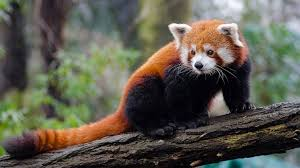
#> input picture examen_final/python/animal_en_extincion.jpg, 300 x 168 px
$ jupyter execute Python.ipynb
#> lines starting #> are read from the running program, lines starting #| are printed output that depends on the picture
[cell 1]
from PIL import Image, ImageFilter
import matplotlib.pyplot as plt

imagen = Image.open("animal_en_extincion.jpg")
#> imagen is the input picture: PIL image 300x168 RGB; mean R, G, B 93.7, 91.1, 79.2

plt.figure(figsize=(12, 4))

plt.subplot(1, 3, 1)
plt.imshow(imagen)
plt.axis("off")
plt.title("Imagen original (RGB)")

suavizada = imagen.filter(ImageFilter.BLUR)
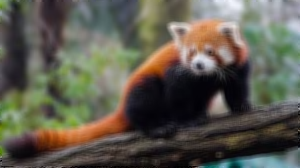
#> suavizada: PIL image 300x168 RGB; mean R, G, B 93.8, 91.2, 79.2

plt.subplot(1, 3, 2)
plt.imshow(suavizada)
plt.axis("off")
plt.title("Suavizada / Blur")

bordes = imagen.filter(ImageFilter.FIND_EDGES)
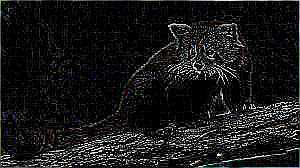
#> bordes: PIL image 300x168 RGB; mean R, G, B 23.4, 23.4, 23.7

plt.subplot(1, 3, 3)
plt.imshow(bordes, cmap="gray")
plt.axis("off")
plt.title("Realce de Bordes")

plt.show()
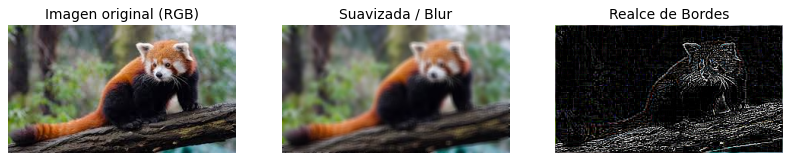
#> figure drawn by matplotlib, 3 panels

En el blur el fondo y el tronco no se distingen bien, mientras que en el realce de bordes el fondo se pierde completamente

[cell 2]
import numpy as np

img_np = np.array(imagen)

R = img_np[:, :, 0]   # Canal Rojo
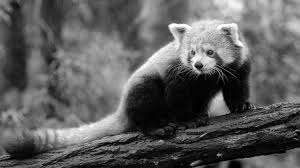
#> R: shape (168, 300); min 0, max 255, mean 93.7
G = img_np[:, :, 1]   # Canal Verde
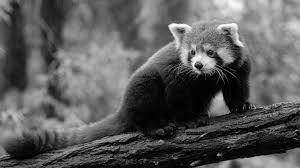
#> G: shape (168, 300); min 0, max 255, mean 91.1
B = img_np[:, :, 2]   # Canal Azul
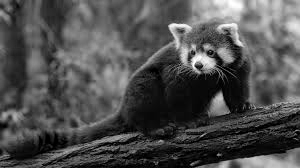
#> B: shape (168, 300); min 0, max 255, mean 79.2

plt.figure(figsize=(12, 4))

plt.subplot(1, 4, 1)
plt.imshow(imagen)
plt.title("Original")
plt.axis("off")

plt.subplot(1, 4, 2)
plt.imshow(R, cmap="gray")
plt.title("Canal R (Rojo)")
plt.axis("off")

plt.subplot(1, 4, 3)
plt.imshow(G, cmap="gray")
plt.title("Canal G (Verde)")
plt.axis("off")

plt.subplot(1, 4, 4)
plt.imshow(B, cmap="gray")
plt.title("Canal B (Azul)")
plt.axis("off")

plt.show()

- En el canal R el pelaje del panda rojo (especialmente la espalda y la cabeza) se ve claro, porque su color natural contiene mucho rojo/anaranjado.
- En el canal G el bosque, hojas y vegetación se ven más claras, porque contienen tonos verdes intensos.
- En el canal B el panda rojo se ve oscuro, porque su color contiene casi nada de azul.

[cell 3]
import cv2

img = cv2.imread("animal_en_extincion.jpg", cv2.IMREAD_GRAYSCALE)
#> img: shape (168, 300); min 0, max 255, mean 90.5

kernel = cv2.getStructuringElement(cv2.MORPH_RECT, (5,5))

# 1. Erosión en escala de grises
erosion = cv2.erode(img, kernel, iterations=1)
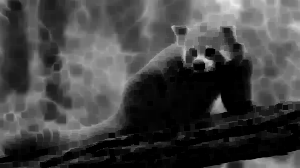
#> erosion: shape (168, 300); min 0, max 236, mean 67

# 2. Dilatación en escala de grises
dilatacion = cv2.dilate(img, kernel, iterations=1)
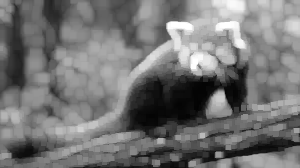
#> dilatacion: shape (168, 300); min 2, max 255, mean 116

plt.figure(figsize=(12, 4))

plt.subplot(1, 3, 1)
plt.imshow(img, cmap="gray")
plt.title("Escala de grises")
plt.axis("off")

plt.subplot(1, 3, 2)
plt.imshow(erosion, cmap="gray")
plt.title("Erosión")
plt.axis("off")

plt.subplot(1, 3, 3)
plt.imshow(dilatacion, cmap="gray")
plt.title("Dilatación")
plt.axis("off")

plt.show()
